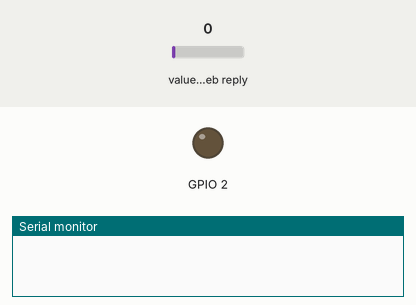
A sketch run on a simulated ESP8266 (NodeMCU). Shown: output pins drawn as LEDs (lit = HIGH), the last lines printed to the serial monitor. The test bench sets the inputs (shaded band); at power-on: value in the web reply 0. WiFi joins after 1.5 s; servers stay silent unless stated; random numbers use the default seed unless the sketch sets one; web services answer with replies made up by the test bench.

Above: at 0.0 s.
At 2.5 s:
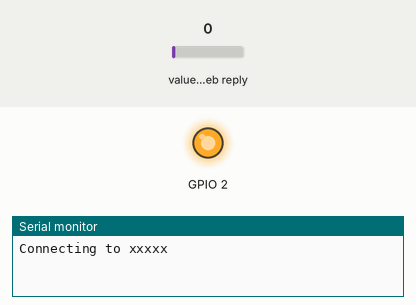
Timing chart, 0 to 4.0 s (numbered marks = the images above):
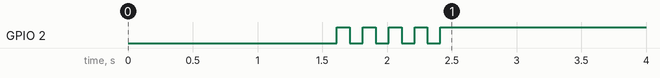

The sketch:

ESP12E_ThinkSpeak.ino
```cpp
/*
NodeMCU (ESP12E)
Author: Javier G. Siliacay (USTP-CDO)
Facebook: https://www.facebook.com/siliacayjavier

Credits: Special thanks to my friend, an enthusiast in developing devices like Flipper and similar tools.
*/

#include <ESP8266WiFi.h>     //ESP12E

const char* ssid     = "xxxxx";   //your network SSID
const char* password = "xxxxx";   //your network password

void setup()
{
    Serial.begin(115200);
    delay(10);

    WiFi.mode(WIFI_STA);
    WiFi.begin(ssid, password);
    delay(1000);
    Serial.println();
    Serial.print("Connecting to ");
    Serial.println(ssid);

    long int StartTime=millis();
    while (WiFi.status() != WL_CONNECTED)
    {
        delay(500);
        if ((StartTime+10000) < millis()) break;
    }

    if (WiFi.status() == WL_CONNECTED)
    {
      pinMode(2, OUTPUT);
      for (int i=0;i<5;i++)
      {
        digitalWrite(2,LOW);
        delay(100);
        digitalWrite(2,HIGH);
        delay(100);
      }

      Serial.println();
      Serial.println("STAIP address: ");
      Serial.println(WiFi.localIP());
      Serial.println();
    }
    else
       Serial.println("Unable to connect!");
}

void loop()
{
  String request ="";

  //Update a Channel Feed
  int temperature = random(100);
  int humidity = random(100);
  request = "/update?api_key=UOJGVW3F98OFF5MB&field1="+String(temperature)+"&field2="+String(humidity);
  tcp("api.thingspeak.com",request,80,0);

  //Get a Channel Field
  request = "/channels/463224/feeds.json?results=1";
  String response = tcp("api.thingspeak.com",request,80,1);
  //Serial.println(response);

  String data_csv = transJSONtoCSV(response);
  Serial.println(data_csv);

  String field1 = getField(data_csv,"field1");
  Serial.println("field1="+field1);
  String field2 = getField(data_csv,"field2");
  Serial.println("field2="+field2);
  String field3 = getField(data_csv,"field3");
  Serial.println("field3="+field3);
  String field4 = getField(data_csv,"field4");
  Serial.println("field4="+field4);
  String field5 = getField(data_csv,"field5");
  Serial.println("field5="+field5);
  String field6 = getField(data_csv,"field6");
  Serial.println("field6="+field6);
  String field7 = getField(data_csv,"field7");
  Serial.println("field7="+field7);
  String field8 = getField(data_csv,"field8");
  Serial.println("field8="+field8);
  Serial.println();

  delay(15000);
}

String tcp(String domain,String request,int port,byte wait)
{
    WiFiClient client_tcp;

    if (client_tcp.connect(domain, port))
    {
      Serial.println("GET " + request);
      client_tcp.println("GET " + request + " HTTP/1.1");
      client_tcp.println("Host: " + domain);
      client_tcp.println("Connection: close");
      client_tcp.println();

      String getResponse="",Feedback="";
      boolean state = false;
      int waitTime = 3000;   // timeout 3 seconds
      long startTime = millis();
      while ((startTime + waitTime) > millis())
      {
        while (client_tcp.available())
        {
            char c = client_tcp.read();
            if (state==true) Feedback += String(c);
            if (c == '\n')
            {
              if (getResponse.length()==0) state=true;
              getResponse = "";
            }
            else if (c != '\r')
              getResponse += String(c);
            if (wait==1)
              startTime = millis();
         }
         if (wait==0)
          if ((state==true)&&(Feedback.length()!= 0)) break;
      }
      client_tcp.stop();
      return Feedback;
    }
    else
      return "Connection failed";
}

String transJSONtoCSV(String data)
{
  int s = data.indexOf("feeds");
  int e = data.indexOf("}]}");
  if ((s!=-1)&&(e!=-1))  {
    String data_sub = data.substring(s+9,e);
    data_sub.replace("\":","\",");
    data_sub.replace("\"","");
    data_sub.replace("},{","\n");
    return data_sub;
  }
  else
    return "";
}

String getField(String data, String field) {
  if (data.lastIndexOf(field+",")!=-1) {
    String data_sub = data.substring(data.lastIndexOf(field+",")+7);
    return data_sub.substring(0,data_sub.indexOf(","));
  }
  else
    return "";
}
```
